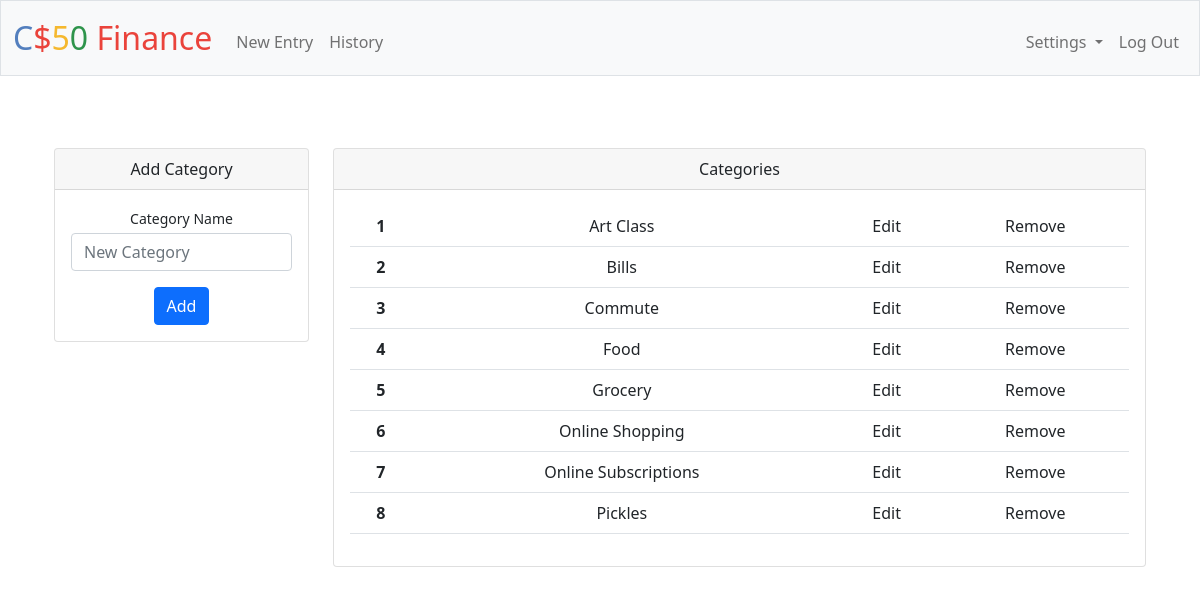
/personal (signed in), run on an earlier commit of the app's database.
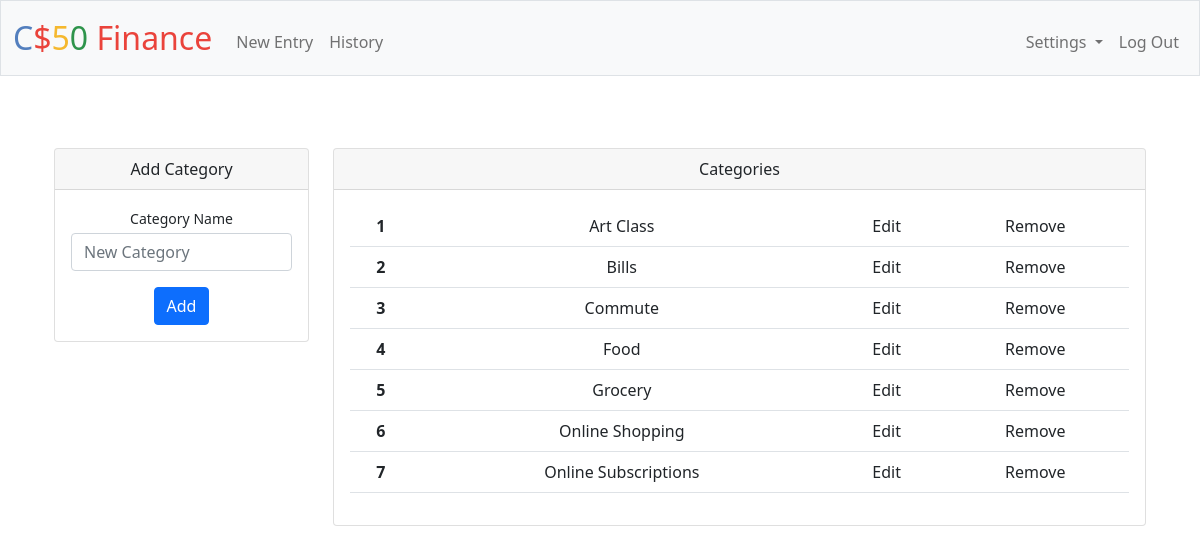
And on a later commit of the database.
### tables this page shows
CREATE TABLE categories (
    id INTEGER PRIMARY KEY AUTOINCREMENT NOT NULL,
    category TEXT NOT NULL,
    user_id INTEGER NOT NULL,
    FOREIGN KEY (user_id) REFERENCES users (id)
);

### app.py (the view)
@app.route("/personal", methods=["GET", "POST"])
@login_required
def personal():
    cat = db.execute("SELECT category FROM categories WHERE user_id=?", session["user_id"])
    categories = []
    for i in range(len(cat)):
        categories.append(cat[i]['category'])
    sorted_cat = sorted(categories)
    if request.method == "POST":
        if not request.form.get("category"):
            return apology("please add a category", 400)
        if request.form.get("category") in categories:
            return apology("category already exists", 400)
        db.execute("INSERT INTO categories (category,user_id) VALUES (?,?)"
                    , request.form.get("category"), session["user_id"])
        return redirect("/personal")
    else:
        return render_template("personal.html", sorted_cat=sorted_cat)

### app.py (called while the page is built)
@app.after_request
def after_request(response):
    response.headers["Cache-Control"] = "no-cache, no-store, must-revalidate"
    response.headers["Expires"] = 0
    response.headers["Pragma"] = "no-cache"
    return response

### helpers.py (called while the page is built)
def login_required(f):
    @wraps(f)
    def decorated_function(*args, **kwargs):
        if session.get("user_id") is None:
            return redirect("/login")
        return f(*args, **kwargs)
    return decorated_function

### templates/personal.html (shortened to what this page needs)
{% extends "layout.html" %}
{% block main %}
  <div class="container-sm px-4 mt-4">
    <div class="row">
      <div class="col-xl-3">
        <div class="card mb-4">
          <div class="card-header">Add Category</div>
          <div class="card-body">
            <form action="/personal" method="post">
              <div class="mb-3">
                <label class="small mb-1" for="category">Category Name</label>
                <input class="form-control" id="category" name="category" type="text" placeholder="New Category" required>
              </div>
              <button class="btn btn-primary" type="submit">Add</button>
            </form>
          </div>
        </div>
      </div>
      <div class="col-xl-9">
        <div class="card mb-3">
          <div class="card-header">Categories</div>
          <div class="card-body">
            <form action="/personal" method="post">
              <table class="table">
                <tbody>
                  {% for line in sorted_cat %}
                  <tr>
                  <th scope="row">{{loop.index}}</th>
                  <td>{{line}}</td>
                  <td>Edit</td>
                  <td>Remove</td>
                  </tr>
                  {% endfor %}
                </tbody>
              </table>
            </form>
          </div>
        </div>
      </div>
    </div>
  </div>
{% endblock %}

What changed in the data, as far as the page shows it:
removed categories: category "Pickles"
